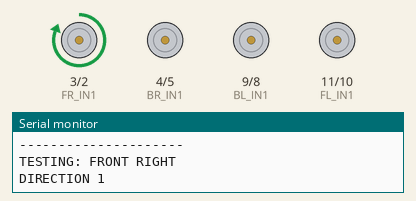
Recording of a sketch running on a simulated Arduino Uno, built with avr-gcc and run on an emulated ATmega328P. On the bench: motor-driver pin pairs drawn as motors (green arrow = first pin HIGH = forward, orange = second pin HIGH = backward, longer = more drive), the last lines printed to the serial monitor.

Above: at 2.1 s.
At 6.6 s:
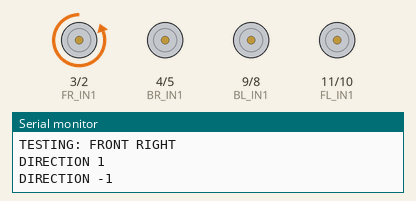
At 11.1 s:
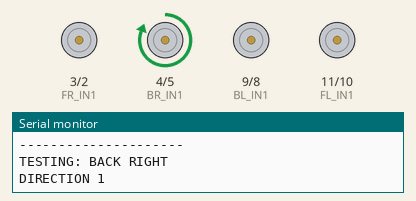
At 20.1 s:
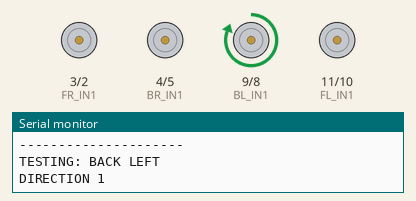
At 29.1 s:
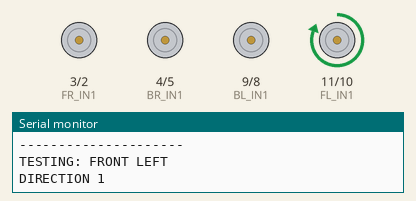
At 36.6 s:
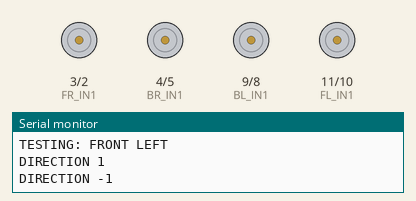
Timing chart, 0 to 38.1 s (numbered marks = the images above):
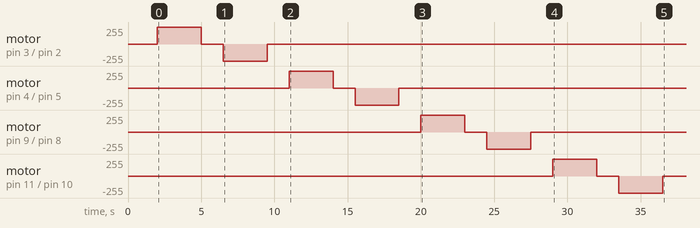

Measured:
- by itself, motor on pin 3 (FR_IN1) / pin 2 (FR_IN2): stopped → forward 255/255 at 2.0 s, → stopped 3.0 s later, → backward 255/255 1.5 s later, → stopped 3.0 s later
- by itself, motor on pin 4 (BR_IN1) / pin 5 (BR_IN2): stopped → forward 255/255 at 11.0 s, → stopped 3.0 s later, → backward 255/255 1.5 s later, → stopped 3.0 s later

The sketch:

INDIVIDUAL_MOTOR.ino
```cpp
#include <Arduino.h>

// ======================================
// L298N MOTOR PINS
// ======================================

// RIGHT MOTOR DRIVER

// FRONT RIGHT - IN1, IN2
#define FR_IN1 3
#define FR_IN2 2

// BACK RIGHT - IN3, IN4
#define BR_IN1 4
#define BR_IN2 5

// LEFT MOTOR DRIVER

// BACK LEFT - IN1, IN2
#define BL_IN1 9
#define BL_IN2 8

// FRONT LEFT - IN3, IN4
#define FL_IN1 11
#define FL_IN2 10

// ======================================
// MOTOR CONTROL
// ======================================

void motor(int pin1, int pin2, int direction) {

  if (direction == 1) {
    digitalWrite(pin1, HIGH);
    digitalWrite(pin2, LOW);
  }
  else if (direction == -1) {
    digitalWrite(pin1, LOW);
    digitalWrite(pin2, HIGH);
  }
  else {
    digitalWrite(pin1, LOW);
    digitalWrite(pin2, LOW);
  }
}

// ======================================
// STOP ALL MOTORS
// ======================================

void stopAll() {
  motor(FR_IN1, FR_IN2, 0);
  motor(BR_IN1, BR_IN2, 0);
  motor(BL_IN1, BL_IN2, 0);
  motor(FL_IN1, FL_IN2, 0);
}

// ======================================
// INDIVIDUAL MOTOR TEST
// ======================================

void testMotor(const char* name, int pin1, int pin2) {

  stopAll();

  Serial.println("---------------------");
  Serial.print("TESTING: ");
  Serial.println(name);

  // DIRECTION 1
  Serial.println("DIRECTION 1");
  motor(pin1, pin2, 1);
  delay(3000);

  motor(pin1, pin2, 0);
  delay(1500);

  // DIRECTION -1
  Serial.println("DIRECTION -1");
  motor(pin1, pin2, -1);
  delay(3000);

  motor(pin1, pin2, 0);
  delay(1500);

  Serial.println("TEST COMPLETED");
}

// ======================================
// SETUP
// ======================================

void setup() {

  Serial.begin(115200);

  pinMode(FR_IN1, OUTPUT);
  pinMode(FR_IN2, OUTPUT);

  pinMode(BR_IN1, OUTPUT);
  pinMode(BR_IN2, OUTPUT);

  pinMode(BL_IN1, OUTPUT);
  pinMode(BL_IN2, OUTPUT);

  pinMode(FL_IN1, OUTPUT);
  pinMode(FL_IN2, OUTPUT);

  stopAll();

  Serial.println("L298N MOTOR TEST");
  delay(2000);
}

// ======================================
// MAIN LOOP
// ======================================

void loop() {

  testMotor("FRONT RIGHT", FR_IN1, FR_IN2);

  testMotor("BACK RIGHT", BR_IN1, BR_IN2);

  testMotor("BACK LEFT", BL_IN1, BL_IN2);

  testMotor("FRONT LEFT", FL_IN1, FL_IN2);

  stopAll();

  Serial.println("ALL MOTOR TESTS COMPLETE");
  delay(5000);
}
```
